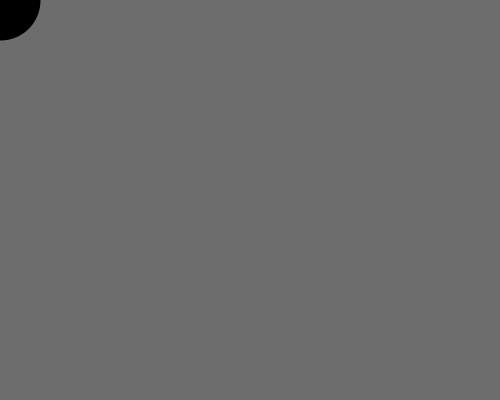
Frame 1 (no input)
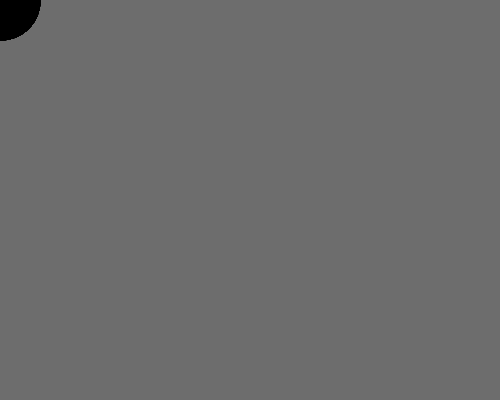
Frame 60 (the mouse pressed at the canvas centre just before this capture)
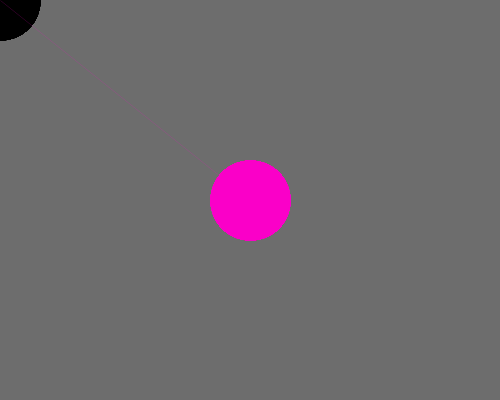
Frame 120 (the mouse held since frame 60 and released just before this capture)

The Processing sketch that drew these frames (run headless with seeded random() and noise(); from frame 60 on, the mouse is pressed at the canvas centre):

// Processing sketch: processing_35137
// ── processing_35137.pde

void setup() { 
size(500,400); 
smooth(); 
background(109); 
frameRate(30); 
} 
void draw(){ 
stroke(mouseX,0,mouseY); 
float distance=dist(pmouseX,pmouseY,mouseX,mouseY); 
float maxStroke=80; 
strokeWeight(maxStroke-constrain(distance,0,maxStroke)); 
line(pmouseX,pmouseY,mouseX,mouseY); 
} 
void mouseClicked(){ 
rectMode(CENTER); 
fill(mouseY,400,mouseX); 
noStroke(); 
triangle(mouseX,mouseY,30,30,40,50); 
} 
void keyPressed(){ 
background(0); 
} 
